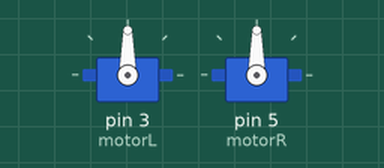
The sketch below on a simulated Arduino Uno, built with avr-gcc and run on an emulated ATmega328P. Shown: 2 × servo.

Above: at 0.1 s.
At 41.1 s:
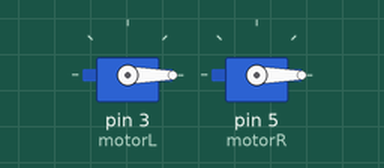
At 80.1 s:
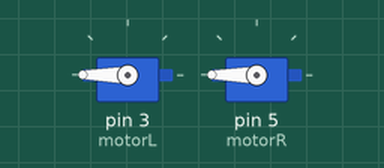
At 91.6 s:
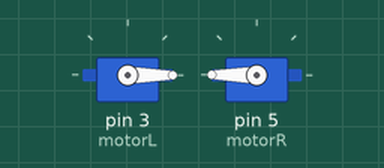
Timing chart, 0 to 113.0 s (numbered marks = the images above):
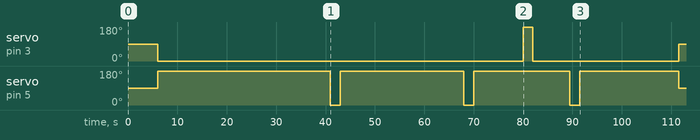

Measured:
- by itself, servo on pin 3 (motorL): 90° → 0° at 6.0 s, → 180° 74.0 s later, → 0° 2.0 s later, → 90° 29.5 s later
- by itself, servo on pin 5 (motorR): 90° → 180° at 6.0 s, → 0° 35.0 s later, → 180° 2.0 s later, → 0° 25.0 s later, … (8 changes in this stretch)

The sketch:

maze.ino
```cpp
#include <Servo.h>
Servo motorL;
Servo motorR;
int foot = 5000;
void setup() {
  motorL.attach(3);
  motorR.attach(5);
}
void loop() {
  delay(6000);
  forward(7);
  turnRight();
  forward(5);
  turnRight();
  forward(2);
  turnLeft();
  forward(1.5);
  turnRight();
  forward(4);
  motorL.detach();
  motorR.detach();
}
void forward(double x) {
  motorL.write(0);
  motorR.write(180);
  delay(x * foot);
  brake();
}
void back(double x) {
  motorL.write(180);
  motorR.write(0);
  delay(x * foot);
  brake();
}
void turnRight() {
  motorL.write(0);
  motorR.write(0);
  delay(2000);
  brake();
}
void turnLeft() {
  motorL.write(180);
  motorR.write(180);
  delay(2000);
  brake();
}
void brake() {
  motorL.write(90);
  motorR.write(90);
}
```
